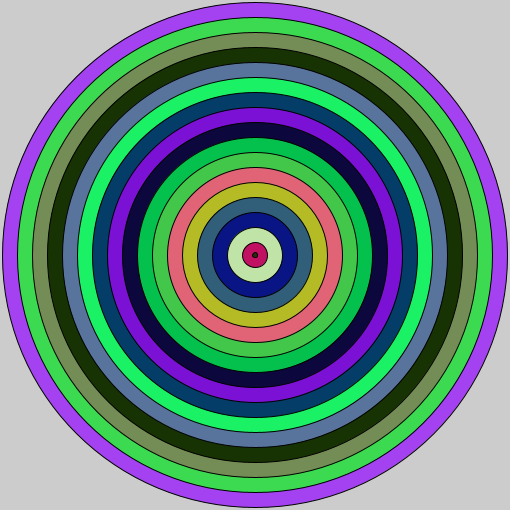
Frame 1 (no input)
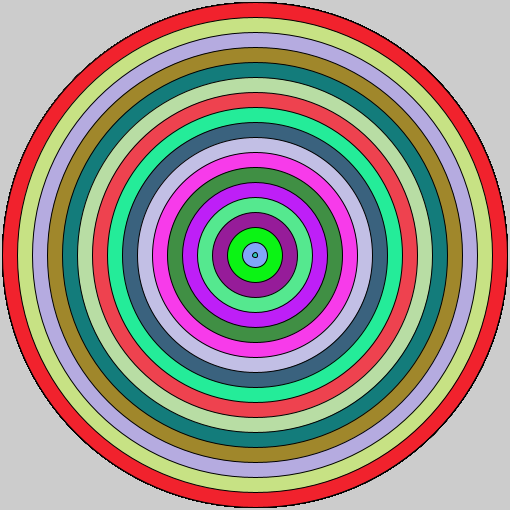
Frame 60 (the mouse pressed at the canvas centre just before this capture)
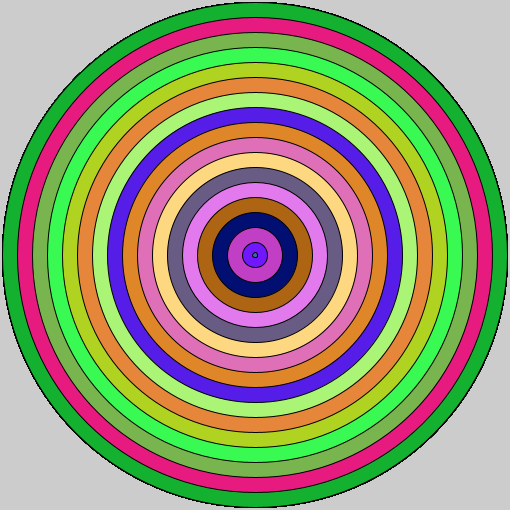
Frame 120 (the mouse held since frame 60 and released just before this capture)

The Processing sketch that drew these frames (run headless with seeded random() and noise(); from frame 60 on, the mouse is pressed at the canvas centre):

// Processing sketch: processing_32325
// ── processing_32325.pde

void setup(){
size(510,510);
smooth();
frameRate(7.5);
}
void draw(){
for(int i=510; i>=0; i-=30){
  fill(random (0,255),random(0,255),random(0,255));
  ellipse(255,255,i-5,i-5);
//saveframe("i.jpg");
}
}
